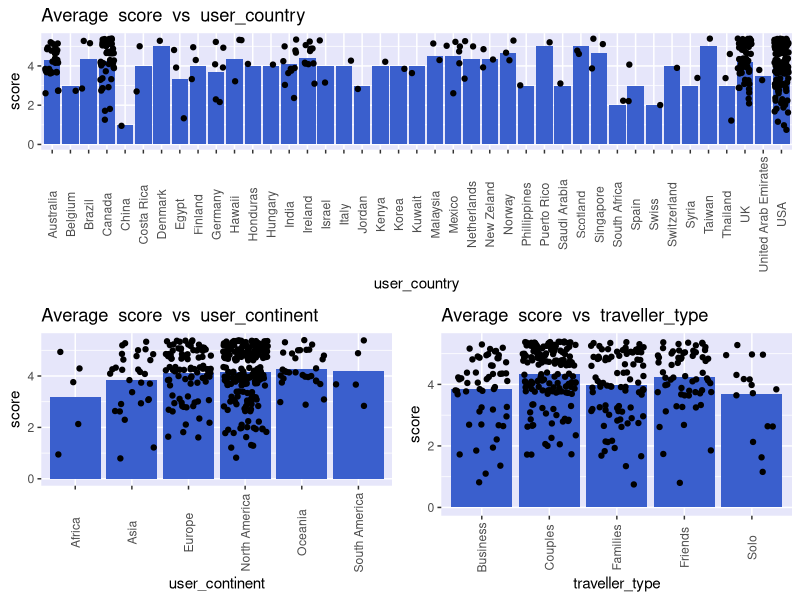
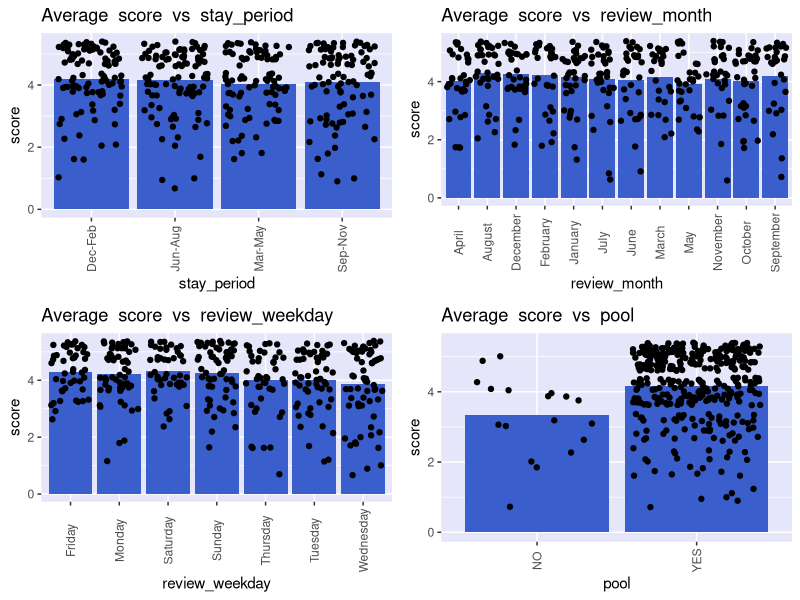
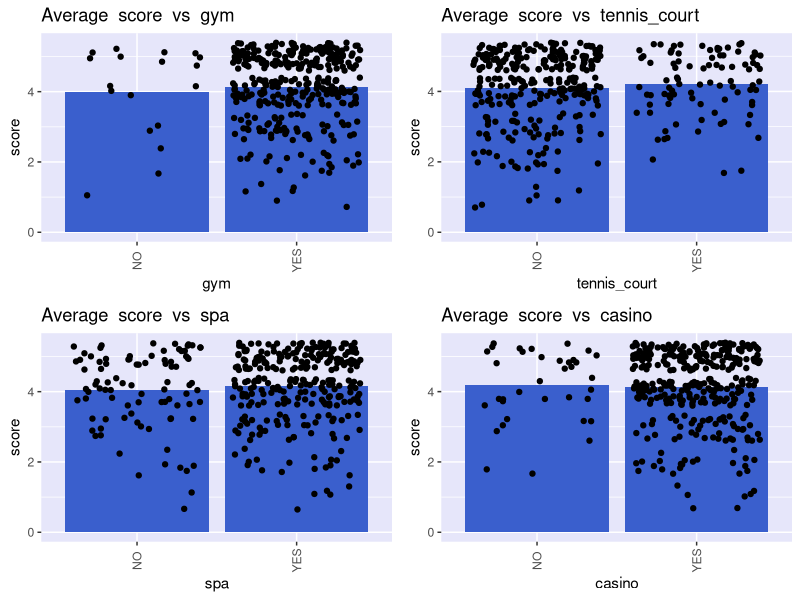
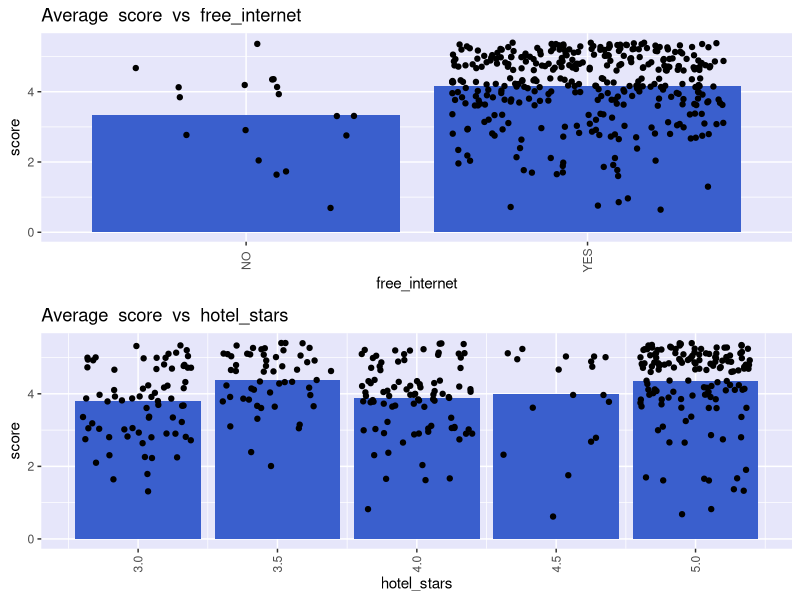
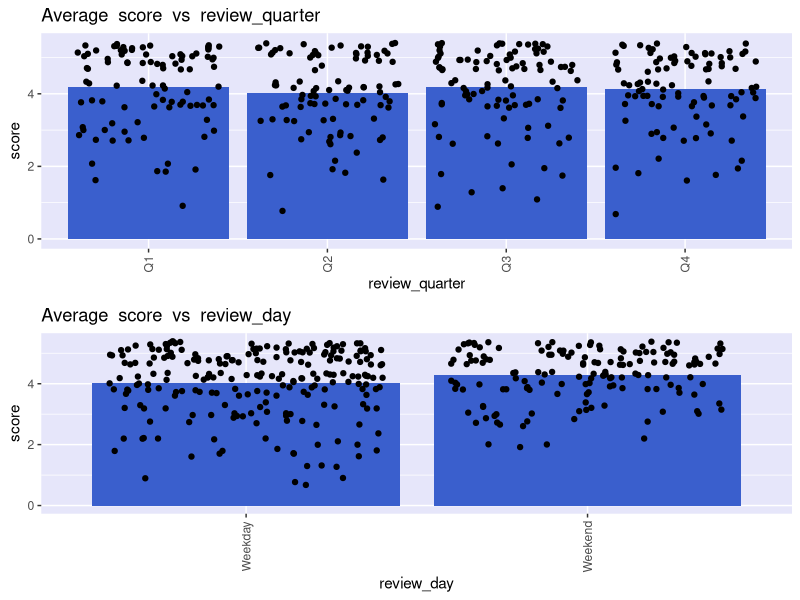

Write R code to recreate these figures, in order.
## ---- chunk 1
knitr::opts_chunk$set(echo = TRUE)


## ---- chunk 2

# loading required libraries
library(tidyverse)
library(caret)
library(readr)
library(ggplot2)
library(GGally)
library(repr)
library(gridExtra)



## ---- chunk 3
# reading dataset 
vegas_data <- read_csv2("../data/vegas_data.csv")

#splitting into training test data set  based on hotel names
set.seed(787)
train_index <- caret::createDataPartition(vegas_data$`Hotel name`,  p = 0.75, list = FALSE)
training_set <- vegas_data[train_index,]
test_set <- vegas_data[- train_index,]

dim(training_set)
dim(test_set)
## ---- chunk 4

head(training_set)

colnames(training_set)
## ---- chunk 5
#changing column names

colnames(training_set) <- c("user_country", "num_reviews", "num_hotel_reviews", "helpful_votes", "score", "stay_period", "traveller_type", "pool", "gym", "tennis_court", "spa", "casino", "free_internet", "hotel_name", "hotel_stars", "rooms", "user_continent", "member_years", "review_month", "review_weekday")

head(training_set)

## ---- chunk 6

any(is.na(training_set))

## ---- chunk 7

str(training_set)

# checking summary info for the training dataframe

summary(training_set)
## ---- chunk 8
sort(training_set$member_years)[1:10]

## ---- chunk 9
training_set[training_set$member_years== -1806,"member_years" ] = 0 

min(training_set$member_years)
## ---- chunk 10
str(training_set)

## ---- chunk 11
training_set <- training_set[c("user_country", "user_continent", "traveller_type",  "stay_period","review_month", "review_weekday", "member_years", "num_reviews", "helpful_votes", "pool", "gym", "tennis_court", "spa", "casino", "free_internet", "hotel_stars", "rooms", "num_hotel_reviews","score")]

head(training_set)

## ---- chunk 12

user_specific_features <- c("user_country", "user_continent", "traveller_type",  "stay_period","review_month", "review_weekday", "member_years", "num_reviews", "helpful_votes")

hotel_specific_features <- c("pool", "gym", "tennis_court", "spa", "casino", "free_internet", "hotel_stars", "rooms", "num_hotel_reviews")


categorical_features <- c("user_country", "user_continent", "traveller_type",  "stay_period","review_month", "review_weekday", "pool", "gym", "tennis_court", "spa", "casino", "free_internet", "hotel_stars")

numerical_features <- c( "member_years", "num_reviews", "helpful_votes",  "rooms", "num_hotel_reviews")

## ---- chunk 13
for (category in categorical_features){
  print(category)
  print(table(training_set[category]))
  cat("\n")
  cat("\n")
}


## ---- chunk 14

# function to create plot for categorical features


plot_categorical <- function(df, col_name_x, col_name_y = "score"){
  
  p <-  ggplot(df, aes_string(x = col_name_x, y  = col_name_y))+
    geom_bar(stat = "summary", fun.y = "mean", fill = "royalblue3")+
    geom_jitter()+
    theme(axis.text.x = element_text(angle = 90, vjust = 0.5),panel.background = element_rect(fill =   "lavender"))+
    ggtitle(paste("Average ", col_name_y," vs ", col_name_x))
  p
}

# list to hold plots

cat_plots <- vector('list', length(categorical_features))

cat_plots <- lapply(categorical_features, plot_categorical, df = training_set)

options(repr.plot.height = 10, repr.plot.width = 8)

grid.arrange(cat_plots[[1]], cat_plots[[2]], cat_plots[[3]],  layout_matrix = rbind(c(1,1),c(2,3)))
grid.arrange(cat_plots[[4]], cat_plots[[5]], cat_plots[[6]], cat_plots[[7]])
grid.arrange(cat_plots[[8]], cat_plots[[9]], cat_plots[[10]], cat_plots[[11]])
grid.arrange(cat_plots[[12]], cat_plots[[13]])
## ---- chunk 15
# removing user_countries column

training_set <- training_set[, -c(1)]

# Re-categorizing review months as quarters of a year rather than individual months. 
training_set$review_month <- factor(training_set$review_month)

levels(training_set$review_month) = list("Q1" = c("January", "February", "March"),
                                       "Q2" = c("April", "May", "June"),
                                       "Q3" = c("July", "August", "September"),
                                       "Q4" = c("October", "November", "December"))


# Re-categorizing review_weekday as weekends and weekdays rather than days of the week. 
# including Friday in weekend category

training_set$review_weekday <- factor(training_set$review_weekday)
levels(training_set$review_weekday) <- list("Weekday" = c("Monday", "Tuesday", "Wednesday", "Thursday"),
                                            "Weekend" = c("Friday","Saturday", "Sunday"))


# renaming these columns 

colnames(training_set)[4:5] <- c("review_quarter", "review_day")

# updating categorical feature vector 
categorical_features <- categorical_features[-1]
categorical_features[4:5] <- c("review_quarter", "review_day")

# updating user_specific feature vector
user_specific_features <- user_specific_features[-1]
user_specific_features[4:5] <- c("review_quarter", "review_day")




## ---- chunk 16
# list to hold plots

cat_plots <- vector('list', length(categorical_features))

cat_plots <- lapply(categorical_features, plot_categorical, df = training_set)

grid.arrange(cat_plots[[4]], cat_plots[[5]])

